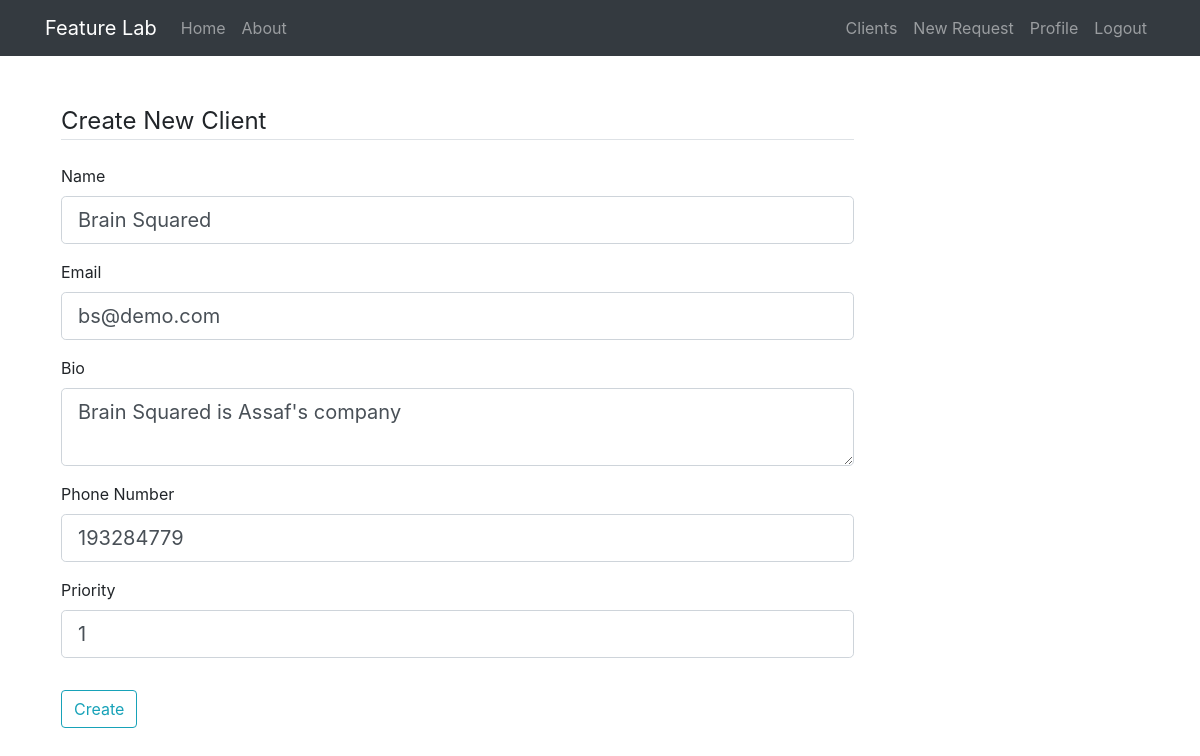
/client/1/update (signed in), run on an earlier commit of the app's database.
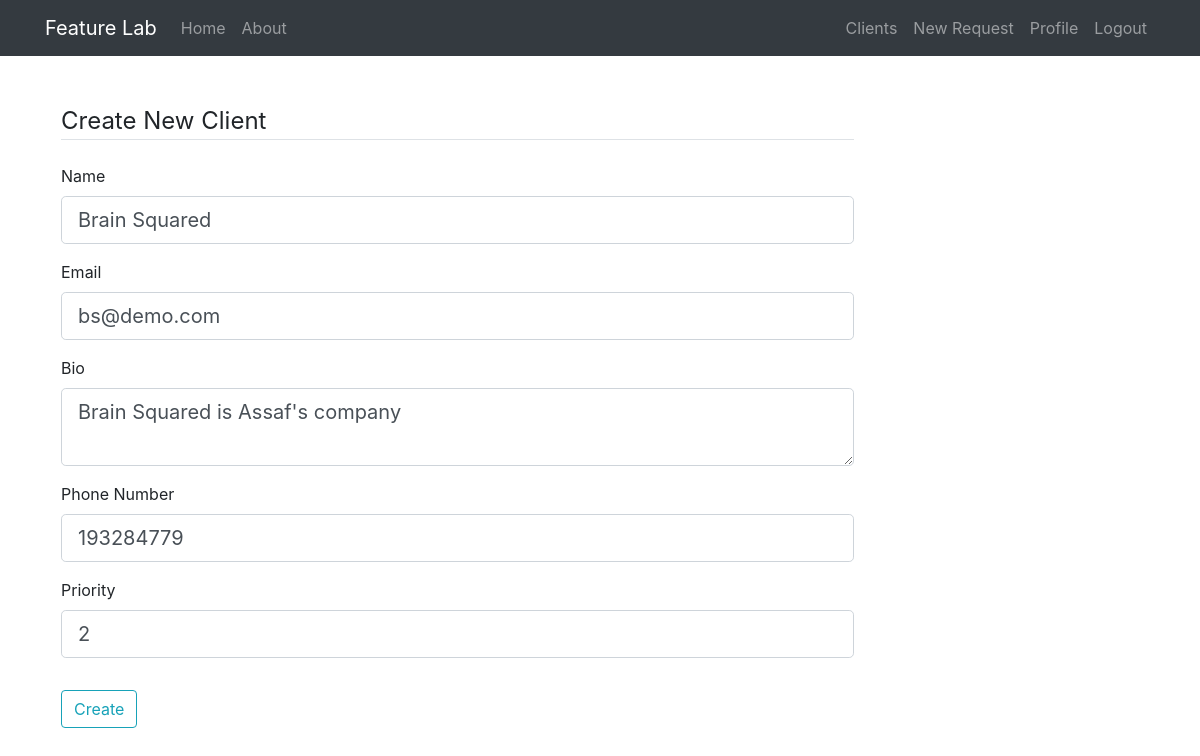
And on a later commit of the database.
### feature_lab/models.py (models this page shows, shortened)
class Client(db.Model):
    id = db.Column(db.Integer, primary_key=True)
    name = db.Column(db.String(20), unique=True, nullable=False)
    email = db.Column(db.String(120), unique=True, nullable=False)
    bio = db.Column(db.Text(), nullable=False)
    priority = db.Column(db.Integer, nullable=False)
    phone_number = db.Column(db.String(15))
    created_at = db.Column(db.DateTime, nullable=False, default=datetime.utcnow)
    products = db.relationship('Product', backref='owner', lazy=True)
    user_id = db.Column(db.Integer, db.ForeignKey('user.id'), nullable=False)

### feature_lab/clients/routes.py (the view, shortened to what this page needs)
@clients.route('/client/<int:client_id>/update', methods=['GET', 'POST'])
@login_required
def update_client(client_id):
    form = CreateClientForm()
    client = Client.query.get_or_404(client_id)
    if request.method == 'GET':
        form.name.data = client.name
        form.email.data = client.email
        form.bio.data = client.bio
        form.phone_number.data = client.phone_number
        form.priority.data = client.priority
        return render_template('create_client.html', form=form)

### feature_lab/clients/forms.py
class CreateClientForm(FlaskForm):
    name = StringField('Name',
                       validators=[DataRequired(), Length(min=8, max=50)])
    bio = TextAreaField('Bio',
                        validators=[DataRequired()])
    email = EmailField('Email',
                       validators=[DataRequired(), Email()])
    phone_number = IntegerField('Phone Number',
                                widget=NumberInput(min=0),
                                validators=[DataRequired()])
    priority = IntegerField('Priority', widget=NumberInput(min=1),
                            validators=[DataRequired()])
    submit = SubmitField('Create')

### feature_lab/models.py (called while the page is built)
@login_manager.user_loader
def load_user(user_id):
    return User.query.get(int(user_id))

### feature_lab/templates/create_client.html (shortened to what this page needs)
{% extends 'layout.html' %}
{% block content %}
    <div class="p-3">
        <form method="POST" action="">
            <fieldset class="form-group">
                <legend class="border-bottom mb-4">Create New Client</legend>
                <div class="form-group">
                    {{ form.name.label(class="form-control-label") }}
                    {% if form.name.errors %}
                        {{ form.name(class="form-control form-control-lg is-invalid") }}
                        <div class="invalid-feedback">
                            {% for error in form.name.errors %}
                                <span>{{ error }}</span>
                            {% endfor %}
                        </div>
                    {% else %}
                        {{ form.name(class="form-control form-control-lg") }}
                    {% endif%}
                </div>
                <div class="form-group">
                    {{ form.email.label(class="form-control-label") }}
                    {% if form.email.errors %}
                        {{ form.email(class="form-control form-control-lg is-invalid") }}
                        <div class="invalid-feedback">
                            {% for error in form.email.errors %}
                                <span>{{ error }}</span>
                            {% endfor %}
                        </div>
                    {% else %}
                        {{ form.email(class="form-control form-control-lg") }}
                    {% endif%}
                </div>
                <div class="form-group">
                    {{ form.bio.label(class="form-control-label") }}
                    {{ form.bio(class="form-control form-control-lg") }}
                </div>
                <div class="form-group">
                    {{ form.phone_number.label(class="form-control-label") }}
                    {{ form.phone_number(class="form-control form-control-lg") }}
                </div>
                <div class="form-group">
                    {{ form.priority.label(class="form-control-label") }}
                    {{ form.priority(class="form-control form-control-lg") }}
                </div>
            </fieldset>
            <div class="form-group">
                {{ form.submit(class="btn btn-outline-info") }}
            </div>
        </form>
    </div>
{% endblock content %}

What changed in the data, as far as the page shows it:
changed Client "Brain Squared": priority "1" → "2"
